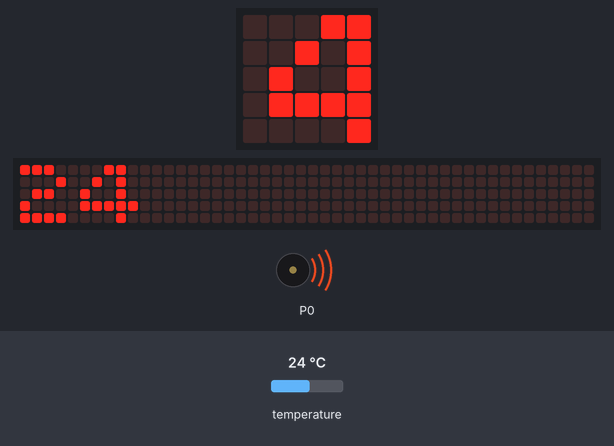
This program was run on a simulated BBC micro:bit running MicroPython. On the bench: the board's 5×5 LED display, a strip that is not on the board, showing the scrolling text unrolled, buzzer (waves = sounding). The inputs (shaded band) are chosen by the test bench; at power-on: temperature 24 °C. The 48×5 strip is a reading aid, not a part: it shows the text the display is scrolling, unrolled, one strip-width of it at a time.

Above: at 1.27 s.
1.3 s: temperature set to 12 °C
At 2.32 s:
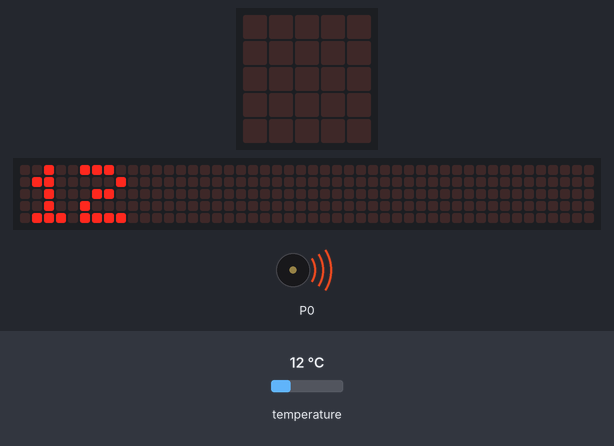
4.3 s: temperature set to 19 °C
At 6.6 s:
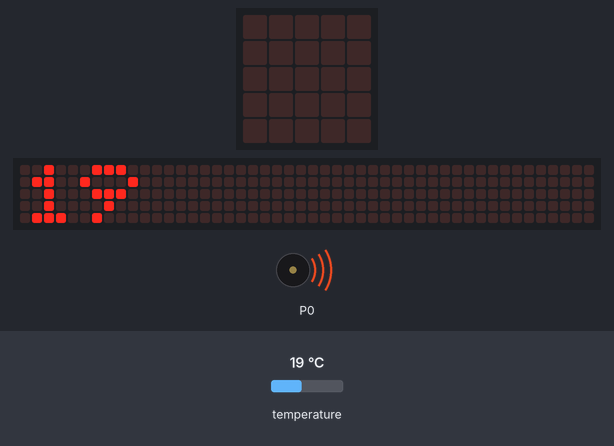
7.3 s: temperature set to 28 °C
At 8.92 s:
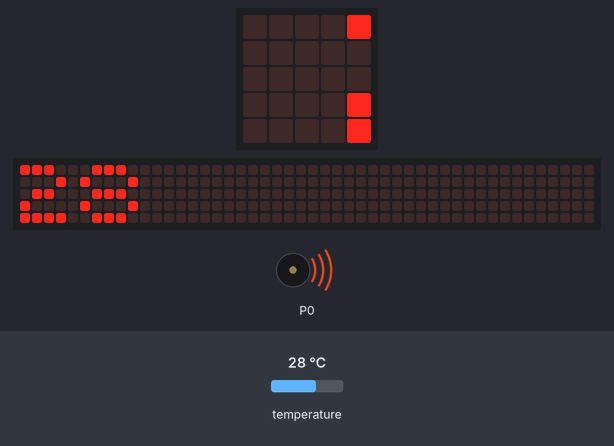
Timing chart, 0 to 16.3 s (numbered marks = the images above; inputs shaded):
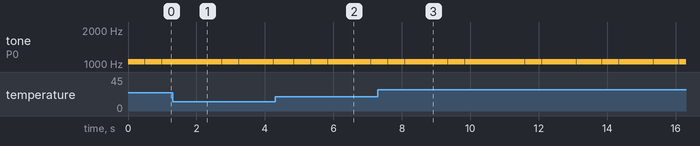

Measured:
- by itself, tone on P0: repeats every 2.3 s: 2 × (1047 Hz 0.49 s, silent 0.01 s), 1047 Hz 0.74 s, silent 0.01 s, 1047 Hz 0.49 s, silent 0.01 s

The program:

Hatching_Chicks.py
```python
from microbit import *
import music


while True:
  temp = temperature()
  strt = str(temp)
  if strt == "38" or strt == "37":
    music.stop()
    display.show(Image.HAPPY)
  else:
    music.play("C6:4", loop = True,wait = False)
    display.scroll(strt)
   
```
